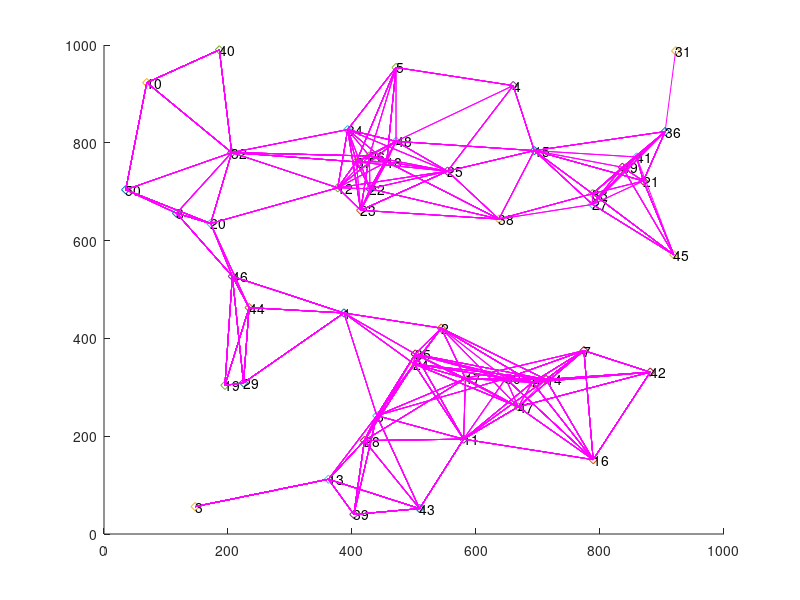

This figure's MATLAB source:
clc;
clear all;

data = load("lab1data.txt");
x = data(:,1);
y = data(:,2);
[n,m] = size(data);
for i=1:n
    c = num2str(i);
    scatter(x(i),y(i),'d');
    text(x(i),y(i),c);
    hold on;
end

a=zeros(n);
for i=1:n
    for j=i:n
        a(i,j) = sqrt((x(i)-x(j))^2+(y(i)-y(j))^2);
    end
end

%a=a+a';
a(a==0|a>225)=inf;% 自身和超过距离阈值的节点置为inf
nb = cell(1,n);
nball = 0;
for i=1:n
    for j=i:n
        if a(i,j) ~= inf
            nb{i} = [nb{i},j];
            nb{j} = [nb{j},i];
        end  
    end
    nball = nball+size(nb{i},2); 
end
avgnball = nball/n;

rdata = zeros(1,n);% 每个结点接收到的消息条数
sent = zeros(1,n);% 已向邻居发送过数据的标识
prenode = zeros(1,n);% 前序节点，防止回传(同跳节点间依旧存在回传)
spread_target = cell(1,n);
allflag = 0;% 停止标志：所有节点都收到了消息，置1
cnt = 0;% 记录跳数
nbcom = 0;% 通信的邻居数
SN = 3;
ST = SN;% 一开始发送消息的节点
N = 1;% 随机选取的邻居个数

% run gossiping
while ~allflag
    if ~sent(ST)
        rdata(nb{ST}) = rdata(nb{ST})+1;
        alltarget = ST;
        rdata(ST) = 1;% 需要rdata(ST) = 1来让ST继续传输
        sent(ST) = 1;
    else
        alltarget = find(rdata~=0);
        %sent(alltarget) = 1;% 标志为已发送
    end
    for i = 1:size(alltarget,2)
        sp = nb{alltarget(i)};% 扩散目标;随机选取1个邻居
        % sp = sp(rdata(sp)==0);% 在扩散目标中已经收到消息的邻居
        if size(sp,2)>=N
            sp = sp(randperm(size(sp,2),N));%随机选取N个邻居
        end
        spread_target{alltarget(i)} = sp;
    end
    
    for i = 1:size(alltarget,2)
        for j = 1:size(spread_target{alltarget(i)},2)
            sp_target = spread_target{alltarget(i)};
            rdata(sp_target(j))=rdata(sp_target(j))+1;% 发送数据
            nbcom = nbcom+size(sp_target(j),2);% 计算发送数
            plot([x(alltarget(i)),x(sp_target(j))],[y(alltarget(i)),y(sp_target(j))],'m');%画出target点到它的邻居的路径
            hold on;
        end
    end
    cnt = cnt+1;
    allflag = size(find(rdata==0),2)==0;% 最后一个收到的节点不会回传给邻居了;和v2有点小区别
end
rdata(ST) = rdata(ST)-1;% 把rdata(ST)还原成0
avgdata = sum(rdata)/n;
avgnbcom = nbcom/50;

